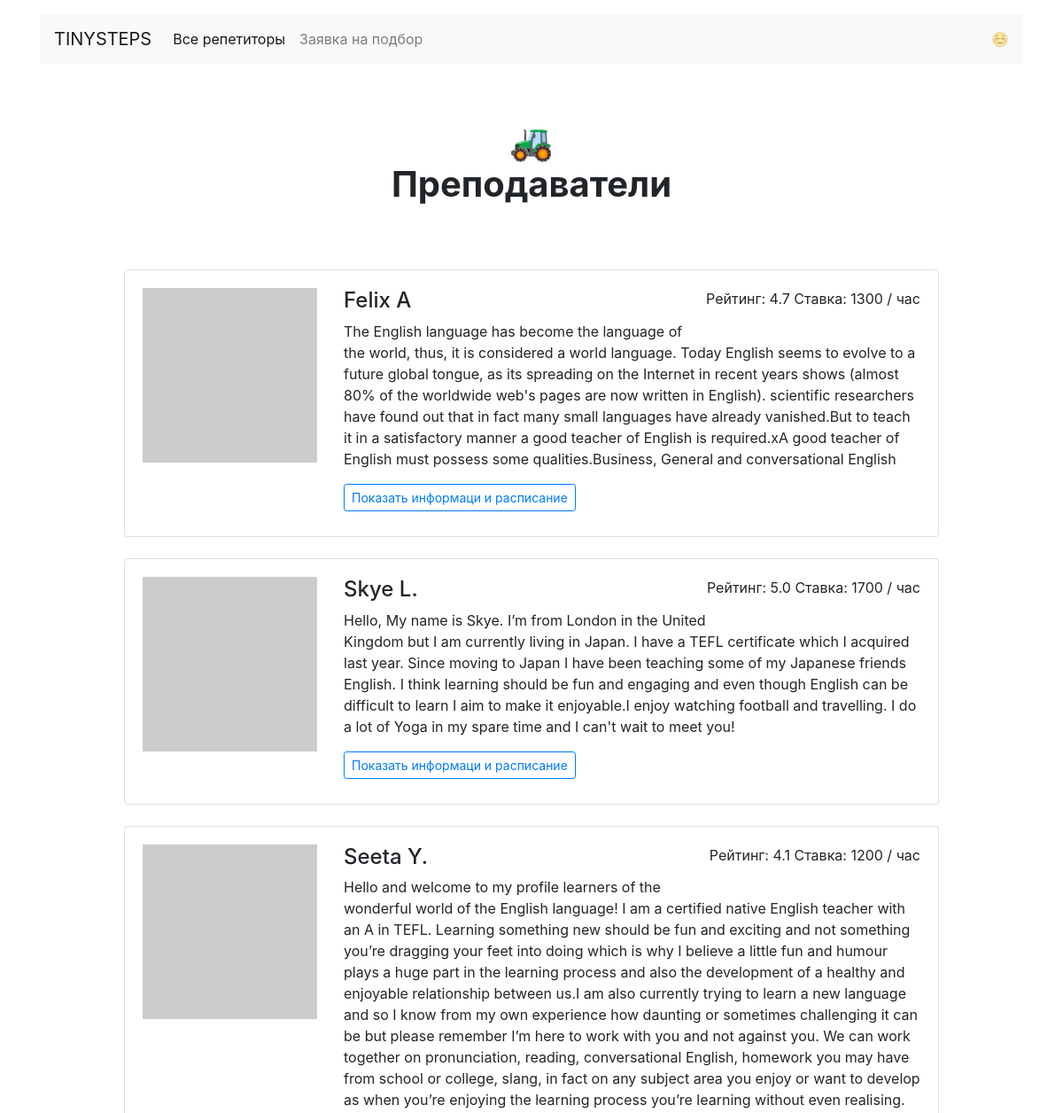
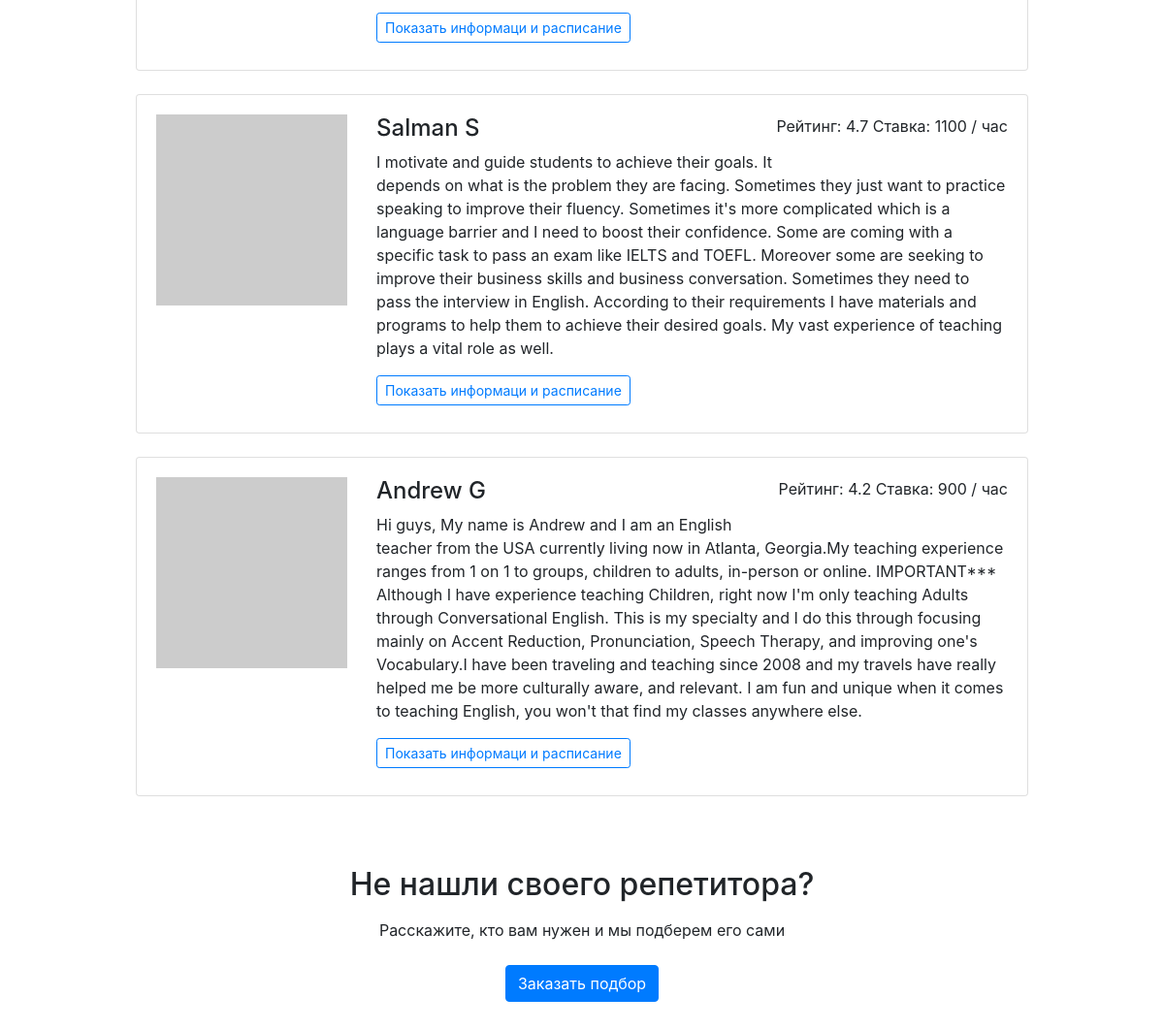
The app's page /goals/work/ with its own data (2 pictures, top to bottom).
### app.py (models this page shows)
class Teacher(db.Model):
    __tablename__ = 'teachers'
    id = db.Column(db.Integer, primary_key=True)
    name = db.Column(db.String(50), nullable=False)
    about = db.Column(db.String, nullable=False)
    rating = db.Column(db.Float, nullable=False)
    picture = db.Column(db.String, nullable=False)
    price = db.Column(db.Integer, nullable=False)
    booking = db.relationship('Booking')
    goals = db.relationship('Goal', secondary=teachers_goal)

### app.py (the view)
@app.route('/goals/<goal>/')
def render_goals(goal):
    goals_query = db.session.query(Goal.goal_to_study).all()
    goals_list = []
    for main_goal in goals_query:
        goals_list.append(main_goal[0])
    query_gol_id = db.session.query(Goal.id).filter(Goal.goal_to_study == goal).first()[0]
    teacher_to_study = db.session.query(Teacher).join(TeacherFeatures).join(Goal).filter(
        TeacherFeatures.goal_id == query_gol_id).all()
    return render_template('goal.html', goals=goals_list, teachers=teacher_to_study)

### templates/goal.html
{% extends 'base.html' %}
{% block content %}
    <h1 class="h1 text-center w-50 mx-auto mt-1 py-5 mb-4"><strong>🚜<br/>Преподаватели <br> {{ goals[goal] }}</strong>
    </h1>
    <div class="row">
        <div class="col-12 col-lg-10 offset-lg-1 m-auto">
            {% for teacher in teachers %}
                <div class="card mb-4">
                    <div class="card-body">
                        <div class="row">
                            <div class="col-3"><img src="{{ teacher.picture }}" class="img-fluid" alt=""></div>
                            <div class="col-9">
                                <p class="float-right">Рейтинг: {{ teacher.rating }} Ставка: {{ teacher.price }} / час</p>
                                <h2 class="h4">{{ teacher.name }}</h2>
                                <p>{{ teacher.about }}</p>
                                <a href="{{ url_for('render_profiles',id=teacher.id) }}"
                                   class="btn btn-outline-primary btn-sm mr-3 mb-2">Показать
                                    информаци и
                                    расписание</a>
                            </div>
                        </div>
                    </div>
                </div>
            {% endfor %}
        </div>
    </div>
    <h2 class="text-center mt-5 mb-3">Не нашли своего репетитора?</h2>
    <p class="text-center mb-4">Расскажите, кто вам нужен и мы подберем его сами</p>
    <div class="text-center pb-5">
        <a href="request.html" class="btn btn-primary">Заказать подбор</a>
    </div>
{% endblock %}

### records on screen
Teacher: rating "4.7", price "1300", name "Felix A", about "The English language has become the language of the world, thus, it is considered a world language. Today English seems to evolve to a future global tongue, as its spreading on the Internet in recent years shows (almost 80% of the worldwide web's pages are now written in English). scientific researchers have found out that in fact many small languages have already vanished.But to teach it in a satisfactory manner a good teacher of English is required.xA good teacher of English must possess some qualities.Business, General and conversational English"
Teacher: rating "5.0", price "1700", name "Skye L.", about "Hello, My name is Skye. I’m from London in the United Kingdom but I am currently living in Japan. I have a TEFL certificate which I acquired last year. Since moving to Japan I have been teaching some of my Japanese friends English. I think learning should be fun and engaging and even though English can be difficult to learn I aim to make it enjoyable.I enjoy watching football and travelling. I do a lot of Yoga in my spare time and I can't wait to meet you!"
Teacher: rating "4.1", price "1200", name "Seeta Y.", about "Hello and welcome to my profile learners of the wonderful world of the English language! I am a certified native English teacher with an A in TEFL. Learning something new should be fun and exciting and not something you’re dragging your feet into doing which is why I believe a little fun and humour plays a huge part in the learning process and also the development of a healthy and enjoyable relationship between us.I am also currently trying to learn a new language and so I know from my own experience how daunting or sometimes challenging it can be but please remember I’m here to work with you and not against you. We can work together on pronunciation, reading, conversational English,…"
Teacher: rating "4.7", price "1100", name "Salman S", about "I motivate and guide students to achieve their goals. It depends on what is the problem they are facing. Sometimes they just want to practice speaking to improve their fluency. Sometimes it's more complicated which is a language barrier and I need to boost their confidence. Some are coming with a specific task to pass an exam like IELTS and TOEFL. Moreover some are seeking to improve their business skills and business conversation. Sometimes they need to pass the interview in English. According to their requirements I have materials and programs to help them to achieve their desired goals. My vast experience of teaching plays a vital role as well."
Teacher: rating "4.2", price "900", name "Andrew G", about "Hi guys, My name is Andrew and I am an English teacher from the USA currently living now in Atlanta, Georgia.My teaching experience ranges from 1 on 1 to groups, children to adults, in-person or online. IMPORTANT*** Although I have experience teaching Children, right now I'm only teaching Adults through Conversational English. This is my specialty and I do this through focusing mainly on Accent Reduction, Pronunciation, Speech Therapy, and improving one's Vocabulary.I have been traveling and teaching since 2008 and my travels have really helped me be more culturally aware, and relevant. I am fun and unique when it comes to teaching English, you won't that find my classes anywhere else."
